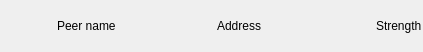
<?xml version="1.0" encoding="UTF-8"?>
<ui version="4.0">
 <class>PeerWidget</class>
 <widget class="QWidget" name="PeerWidget">
  <property name="geometry">
   <rect>
    <x>0</x>
    <y>0</y>
    <width>423</width>
    <height>52</height>
   </rect>
  </property>
  <property name="windowTitle">
   <string>Form</string>
  </property>
  <layout class="QHBoxLayout" name="horizontalLayout_2">
   <property name="leftMargin">
    <number>1</number>
   </property>
   <property name="topMargin">
    <number>1</number>
   </property>
   <property name="rightMargin">
    <number>1</number>
   </property>
   <property name="bottomMargin">
    <number>1</number>
   </property>
   <item>
    <widget class="QLabel" name="connTypeImg">
     <property name="minimumSize">
      <size>
       <width>50</width>
       <height>50</height>
      </size>
     </property>
     <property name="text">
      <string/>
     </property>
     <property name="pixmap">
      <pixmap resource="../res.qrc">:/resources/playerNetwork--network-wired.svg</pixmap>
     </property>
     <property name="scaledContents">
      <bool>true</bool>
     </property>
    </widget>
   </item>
   <item>
    <widget class="QLabel" name="peerName">
     <property name="sizePolicy">
      <sizepolicy hsizetype="Preferred" vsizetype="Preferred">
       <horstretch>2</horstretch>
       <verstretch>0</verstretch>
      </sizepolicy>
     </property>
     <property name="text">
      <string>Peer name</string>
     </property>
    </widget>
   </item>
   <item>
    <widget class="QLabel" name="peerAddr">
     <property name="sizePolicy">
      <sizepolicy hsizetype="Preferred" vsizetype="Preferred">
       <horstretch>2</horstretch>
       <verstretch>0</verstretch>
      </sizepolicy>
     </property>
     <property name="text">
      <string>Address</string>
     </property>
    </widget>
   </item>
   <item>
    <widget class="QLabel" name="connStrength">
     <property name="text">
      <string>Strength</string>
     </property>
    </widget>
   </item>
  </layout>
 </widget>
 <resources>
  <include location="../res.qrc"/>
 </resources>
 <connections/>
</ui>
